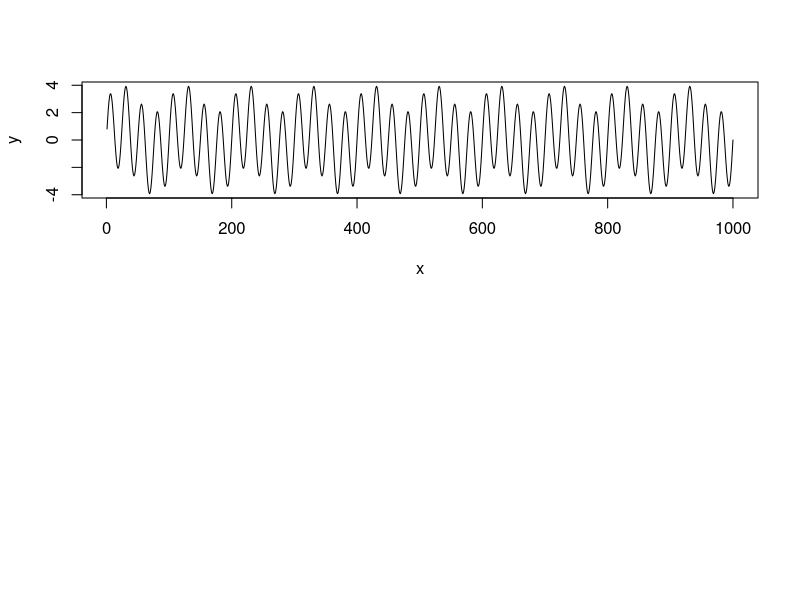

Generate this figure with R: (Note: this script raises an error after producing the figure.)
library(plyr)
library(doBy)
#####Download from http://stackoverflow.com/questions/3485456/useful-little-functions-in-r

#main function
#example
x=c(1:1000)
y=sin(2*pi*x*0.01)+3*sin(2*pi*x*0.04)
pdf("fft.transform.example.pdf")
par(mfrow=c(2,1))
plot(x,y,ty='l')
test_ff=plotFFT(x,y,1)
dev.off()

#real data
#real data
plotFFTaxes <- function(x, y, samplingFreq, shadeNyq=TRUE, showPeriod = TRUE)
{
	Nyq.Freq <- samplingFreq/2
	FFTFreqs <- getFFTFreqs(Nyq.Freq, y)
	
	FFT <- fft(y)
	modFFT <- Mod(FFT)
	FFTdata <- cbind(FFTFreqs, modFFT)
	plot(FFTdata[1:nrow(FFTdata)/2,], t="l", pch=20, lwd=2, cex=0.8, axes=F, main="",
			xlab="Frequency (Hz)", ylab="Power",ylim=c(0,6))
	axis(2,tck=0.01, at=seq(0,6,by=2),las=2) ##modify
	axis(1,tck=0.01, at=seq(0,max(FFTFreqs),by=0.02),las=2) ##modify
	if (showPeriod == TRUE)
	{
		# Period axis on top        
		a <- axis(3, lty=0, labels=FALSE,at=seq(100,2,by=-4))
		axis(3, cex.axis=0.6, labels=format(1/a, digits=2), at=a)
	}
	if (shadeNyq == TRUE)
	{
		# Gray out lower frequencies
		rect(0, 0, 2/max(x), max(FFTdata[,2])*2, col="gray", density=30)
	}
	
	ret <- list("freq"=FFTFreqs, "FFT"=FFT, "modFFT"=modFFT)
	return (ret)
}
#distance=x
#distancePairFre=test
par(mfrow=c(2,1))
plot(distance,distancePairFre,ty='l')
#test_fft=plotFFT(distance,distancePairFre,1)
#plot(distance,distancePairFre,ty='l')
test_ff=plotFFTaxes(distance,distancePairFre,1)




# Gets the frequencies returned by the FFT function
getFFTFreqs <- function(Nyq.Freq, data)
{
	if ((length(data) %% 2) == 1) # Odd number of samples
	{
		FFTFreqs <- c(seq(0, Nyq.Freq, length.out=(length(data)+1)/2), 
				seq(-Nyq.Freq, 0, length.out=(length(data)-1)/2))
	}
	else # Even number
	{
		FFTFreqs <- c(seq(0, Nyq.Freq, length.out=length(data)/2), 
				seq(-Nyq.Freq, 0, length.out=length(data)/2))
	}
	
	return (FFTFreqs)
}

# FFT plot
# Params:
# x,y -> the data for which we want to plot the FFT 
# samplingFreq -> the sampling frequency
# shadeNyq -> if true the region in [0;Nyquist frequency] will be shaded
# showPeriod -> if true the period will be shown on the top
# Returns a list with:
# freq -> the frequencies
# FFT -> the FFT values
# modFFT -> the modulus of the FFT
plotFFT <- function(x, y, samplingFreq, shadeNyq=FALSE, showPeriod = TRUE)
{
	Nyq.Freq <- samplingFreq/2
	FFTFreqs <- getFFTFreqs(Nyq.Freq, y)
	
	FFT <- fft(y)
	modFFT <- Mod(FFT)
	FFTdata <- cbind(FFTFreqs, modFFT)
	plot(FFTdata[1:nrow(FFTdata)/2,], t="l", pch=20, lwd=2, cex=0.8,  main="",
			xlab="Frequency (Hz)", ylab="Power")
	
	if (showPeriod == TRUE)
	{
		# Period axis on top        
		a <- axis(3, lty=0, labels=FALSE)
		axis(3, cex.axis=0.6, labels=format(1/a, digits=2), at=a)
	}
	if (shadeNyq == TRUE)
	{
		# Gray out lower frequencies
		rect(0, 0, 2/max(x), max(FFTdata[,2])*2, col="gray", density=30)
	}
	
	ret <- list("freq"=FFTFreqs, "FFT"=FFT, "modFFT"=modFFT)
	return (ret)
}
